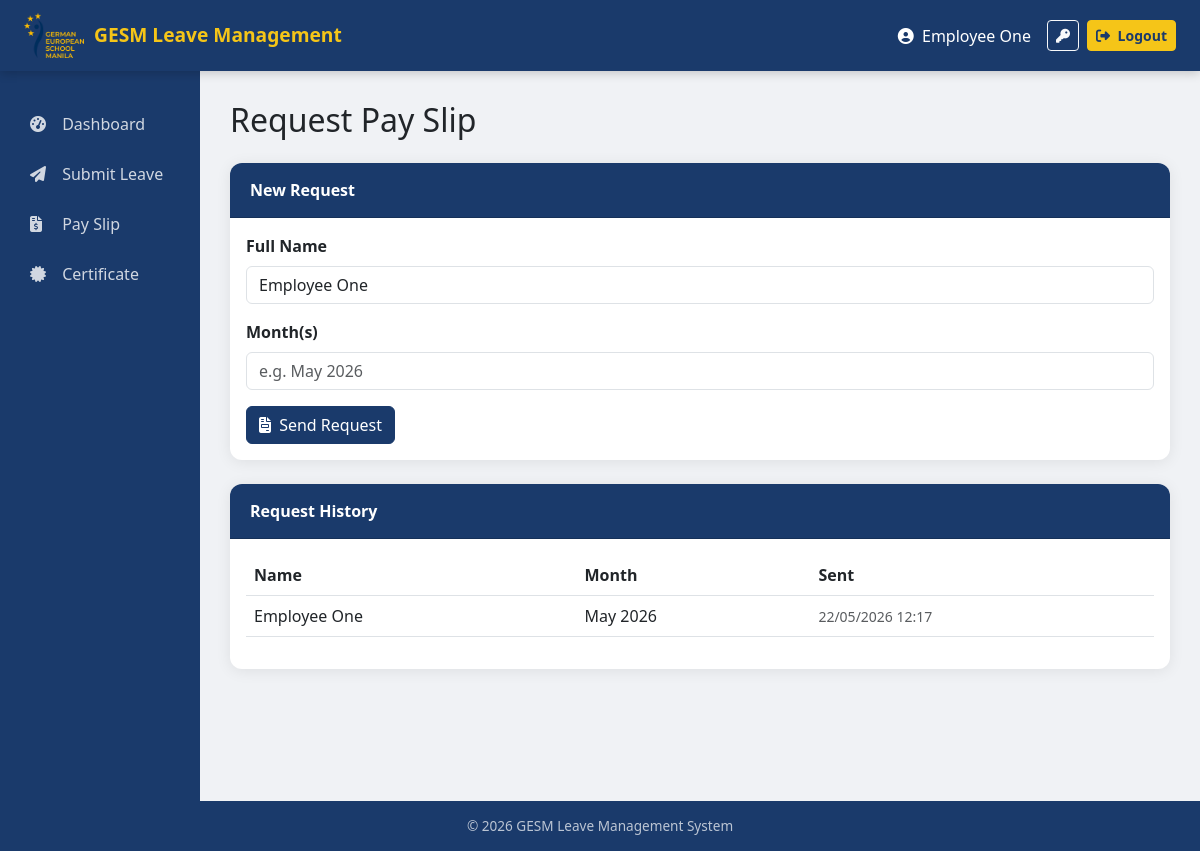
Page /dashboard/pay-slip/ (signed in) on the earlier database version.
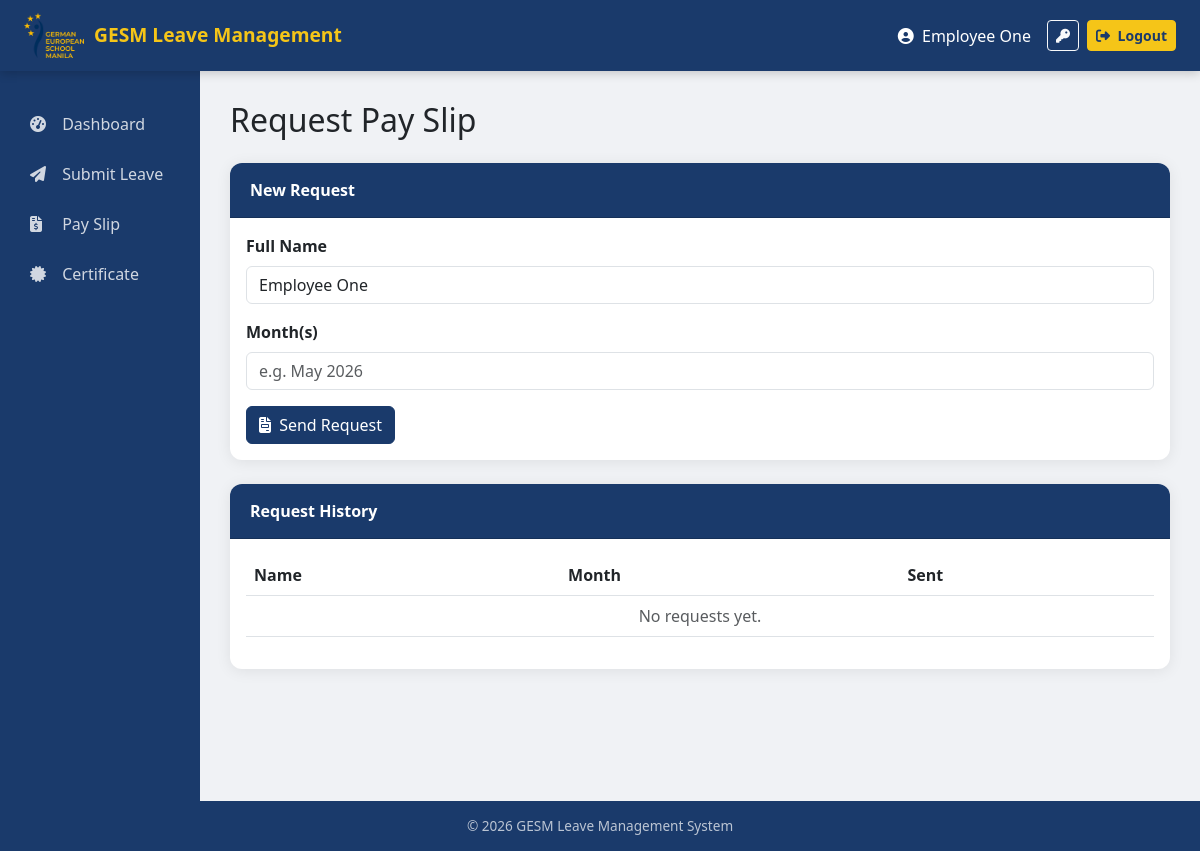
Same page on the later database version.
### dashboard/models.py (models this page shows, shortened)
class PaySlipRequest(models.Model):
    user = models.ForeignKey(settings.AUTH_USER_MODEL, on_delete=models.CASCADE)
    full_name = models.CharField(max_length=200)
    month = models.CharField(max_length=50)
    sent_at = models.DateTimeField(auto_now_add=True)

### dashboard/views.py (the view, shortened to what this page needs)
# urls.py: path('pay-slip/', PaySlipView.as_view(), name='pay_slip'),
class PaySlipView(LoginRequiredMixin, View):
    ALLOWED_ROLES = ['teacher', 'admin', 'head_of_department', 'head_of_school', 'hr']
    def get(self, request):
        if request.user.role not in self.ALLOWED_ROLES:
            return redirect('dashboard')
        history = PaySlipRequest.objects.filter(user=request.user).order_by('-sent_at')
        return render(request, 'dashboard/pay_slip.html', {'history': history})

### dashboard/templates/dashboard/pay_slip.html
{% extends 'base.html' %}
{% block content %}
<h2 class='mb-4'>Request Pay Slip</h2>
<div class='card mb-4'>
  <div class='card-header'>New Request</div>
  <div class='card-body'>
    <form method='post'>{% csrf_token %}
      <div class='mb-3'>
        <label class='form-label fw-bold'>Full Name</label>
        <input name='full_name' class='form-control'
          value='{{ request.user.first_name }} {{ request.user.last_name }}' required>
      </div>
      <div class='mb-3'>
        <label class='form-label fw-bold'>Month(s)</label>
        <input name='month' class='form-control'
          placeholder='e.g. May 2026' required>
      </div>
      <button type='submit' class='btn btn-primary'>
        <i class='fas fa-file-invoice me-1'></i> Send Request
      </button>
    </form>
  </div>
</div>
<div class='card'>
  <div class='card-header'>Request History</div>
  <div class='card-body'>
    <table class='table table-hover'>
      <thead><tr>
        <th>Name</th><th>Month</th><th>Sent</th>
      </tr></thead>
      <tbody>
        {% for r in history %}
        <tr>
          <td>{{ r.full_name }}</td>
          <td>{{ r.month }}</td>
          <td><small class='text-muted'>{{ r.sent_at|date:'d/m/Y H:i' }}</small></td>
        </tr>
        {% empty %}
        <tr><td colspan='3' class='text-center text-muted'>No requests yet.</td></tr>
        {% endfor %}
      </tbody>
    </table>
  </div>
</div>
{% endblock %}

Differences in the rows shown:
removed PaySlipRequest: full_name "Employee One", month "May 2026", sent_at "22/05/2026 12:17"
Other differences:
text now shown: "No requests yet."
